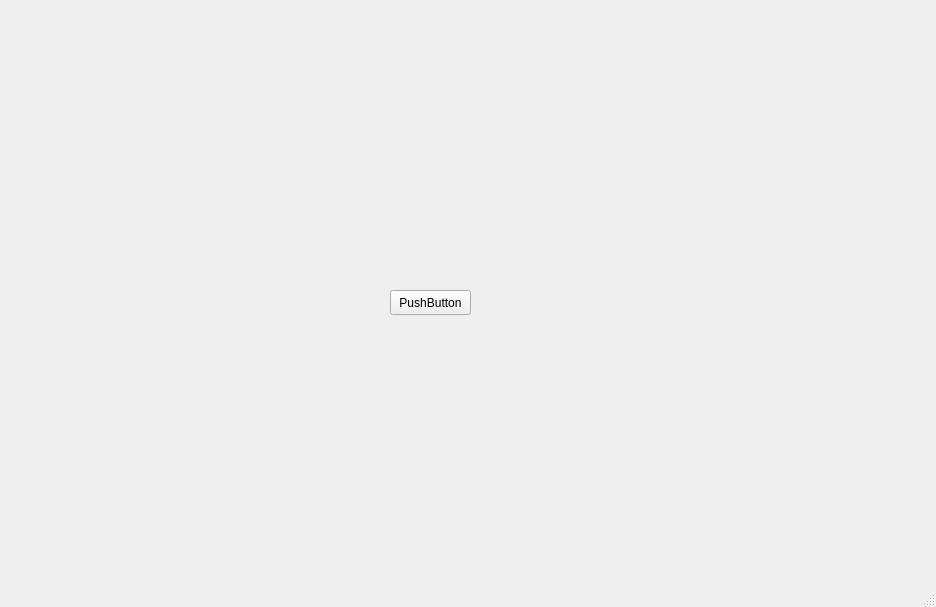
<?xml version="1.0" encoding="UTF-8"?>
<ui version="4.0">
 <class>MainWindow</class>
 <widget class="QMainWindow" name="MainWindow">
  <property name="geometry">
   <rect>
    <x>0</x>
    <y>0</y>
    <width>936</width>
    <height>607</height>
   </rect>
  </property>
  <property name="windowTitle">
   <string>MainWindow</string>
  </property>
  <widget class="QWidget" name="centralwidget">
   <widget class="QPushButton" name="pushButton">
    <property name="geometry">
     <rect>
      <x>390</x>
      <y>290</y>
      <width>81</width>
      <height>25</height>
     </rect>
    </property>
    <property name="text">
     <string>PushButton</string>
    </property>
   </widget>
   <widget class="QWidget" name="gridLayoutWidget">
    <property name="geometry">
     <rect>
      <x>240</x>
      <y>-90</y>
      <width>371</width>
      <height>371</height>
     </rect>
    </property>
    <layout class="QGridLayout" name="gridLayout"/>
   </widget>
  </widget>
  <widget class="QMenuBar" name="menubar">
   <property name="geometry">
    <rect>
     <x>0</x>
     <y>0</y>
     <width>936</width>
     <height>22</height>
    </rect>
   </property>
  </widget>
  <widget class="QStatusBar" name="statusbar"/>
 </widget>
 <resources/>
 <connections/>
</ui>
